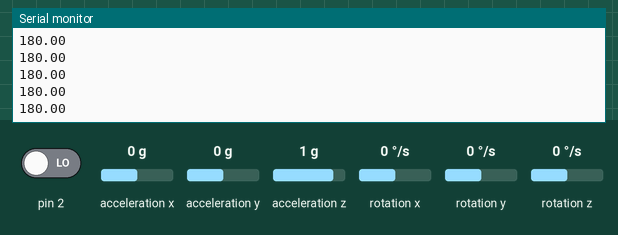
This sketch was run on a simulated Arduino Uno, built with avr-gcc and run on an emulated ATmega328P. On the bench: the last lines printed to the serial monitor. The test bench sets the inputs (shaded band); at power-on: acceleration x 0 g, acceleration y 0 g, acceleration z 1 g, pin 2 LOW, rotation x 0 °/s, rotation y 0 °/s, rotation z 0 °/s. The sensor or clock chip raises its interrupt line as the real part does.

Above: at 1.7 s.
1.8 s: acceleration x set to -1.4 g
At 2.8 s:
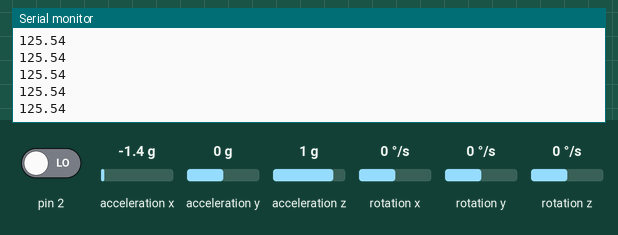
3.3 s: acceleration y set to -1.4 g
At 3.8 s:
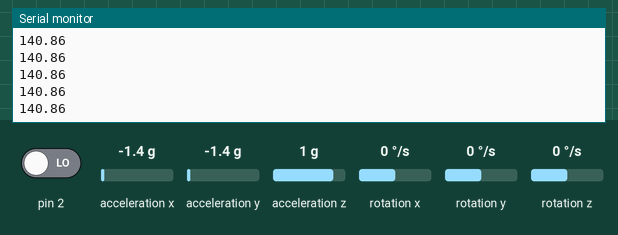
4.8 s: acceleration z set to -1.4 g
At 5.8 s:
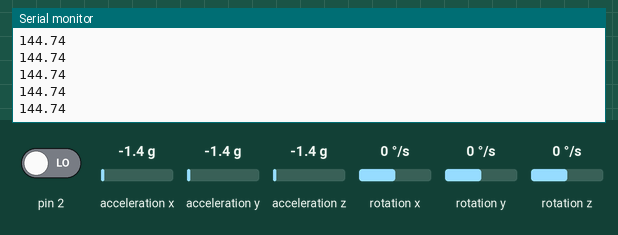
Timing chart, 0 to 7.8 s (numbered marks = the images above; inputs shaded):
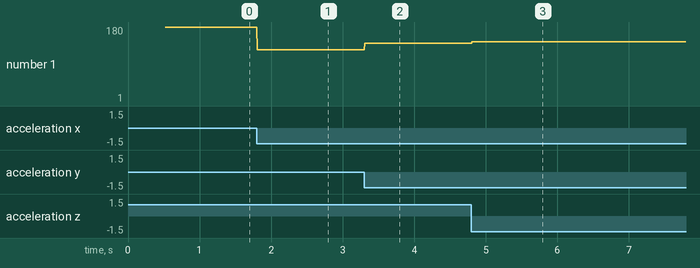

Measured:
- after the input at 1.8 s, the serial monitor: prints a new line at once (image 1)
- after the input at 3.3 s, the serial monitor: prints a new line at once (image 2)
- after the input at 4.8 s, the serial monitor: prints a new line at once (image 3)
- plotted number 1: 180 → 125.54 after the input at 1.8 s, 125.54 → 140.86 after the input at 3.3 s

The sketch:

MPU_test.ino
```cpp
#include "I2Cdev.h"
#include "MPU6050_6Axis_MotionApps20.h" //https://github.com/jrowberg/i2cdevlib/tree/master/Arduino/MPU6050
#include "KalmanFilter.h"

MPU6050 mpu;
KalmanFilter kalman(0.001, 0.003, 0.03);

// MPU control/status vars
bool dmpReady = false;  // 如果DMP初始化成功，则设置为1
uint8_t mpuIntStatus;   // 保存mpu中断状态
uint8_t devStatus;      // 运行后返回状态0表示成功，!0有错误
uint16_t packetSize;    // DMP数据包的大小
uint16_t fifoCount;     // 统计当前在FIFO的字节数
uint8_t fifoBuffer[256]; // FIFO储存缓冲区

// orientation/motion vars
Quaternion q;           // [w, x, y, z] // (方位,运动)变量
VectorFloat gravity;    // [x, y, z] //重力矢量
int16_t gyro[3];
float ypr[3];           //yaw/pitch/roll（偏航/俯仰/滚动）数组
float pitch, kalpitch, input;

volatile bool mpuInterrupt = false;     // MPU中断
void dmpDataReady()
{
    mpuInterrupt = true;
}

void setup() {
  Serial.begin(19200);

  // initialize device
    //Serial.println(F("Initializing I2C devices..."));
    mpu.initialize();

     // verify connection
    //Serial.println(F("Testing device connections..."));
    //Serial.println(mpu.testConnection() ? F("MPU6050 connection successful") : F("MPU6050 connection failed"));

    devStatus = mpu.dmpInitialize();


    // supply your own gyro offsets here, scaled for min sensitivity
//    mpu.setXGyroOffset(57);
//    mpu.setYGyroOffset(-29);
//    mpu.setZGyroOffset(3);
//    mpu.setZAccelOffset(967);

    if (devStatus == 0)
    {
        mpu.setDMPEnabled(true);

        // enable Arduino interrupt detection
        //Serial.println(F("Enabling interrupt detection (Arduino external interrupt 0)..."));
        attachInterrupt(0, dmpDataReady, RISING);
        mpuIntStatus = mpu.getIntStatus();

        // set our DMP Ready flag so the main loop() function knows it's okay to use it
        //Serial.println(F("DMP ready! Waiting for first interrupt..."));
        dmpReady = true;

        // get expected DMP packet size for later comparison
        packetSize = mpu.dmpGetFIFOPacketSize();

    }
    else
    {
        // ERROR!
        // 1 = initial memory load failed
        // 2 = DMP configuration updates failed
        // (if it's going to break, usually the code will be 1)
        Serial.print(F("DMP Initialization failed (code "));
        Serial.print(devStatus);
        Serial.println(F(")"));
    }

}

void loop() {

  if (!dmpReady){
    Serial.print("Return");
    return;

  }else if(mpuInterrupt){
    fifoCount = mpu.getFIFOCount();
    if(fifoCount == packetSize){
      mpuInterrupt = false;
      mpuIntStatus = mpu.getIntStatus();

      if ((mpuIntStatus & 0x10) || fifoCount == 1024){
          mpu.resetFIFO();
          Serial.println(F("FIFO overflow!"));

      }else if (mpuIntStatus & 0x02){
        while (fifoCount >= packetSize){
          mpu.getFIFOBytes(fifoBuffer, packetSize);
          fifoCount -= packetSize;
        }

        mpu.dmpGetQuaternion(&q, fifoBuffer);
        mpu.dmpGetGravity(&gravity, &q);
        mpu.dmpGetYawPitchRoll(ypr, &q, &gravity);

        pitch = ypr[1] * 180/M_PI;
        input = pitch + 180;

        Serial.println(input);
        /*
          Do control
        */
      }
    }
  }
}
```
